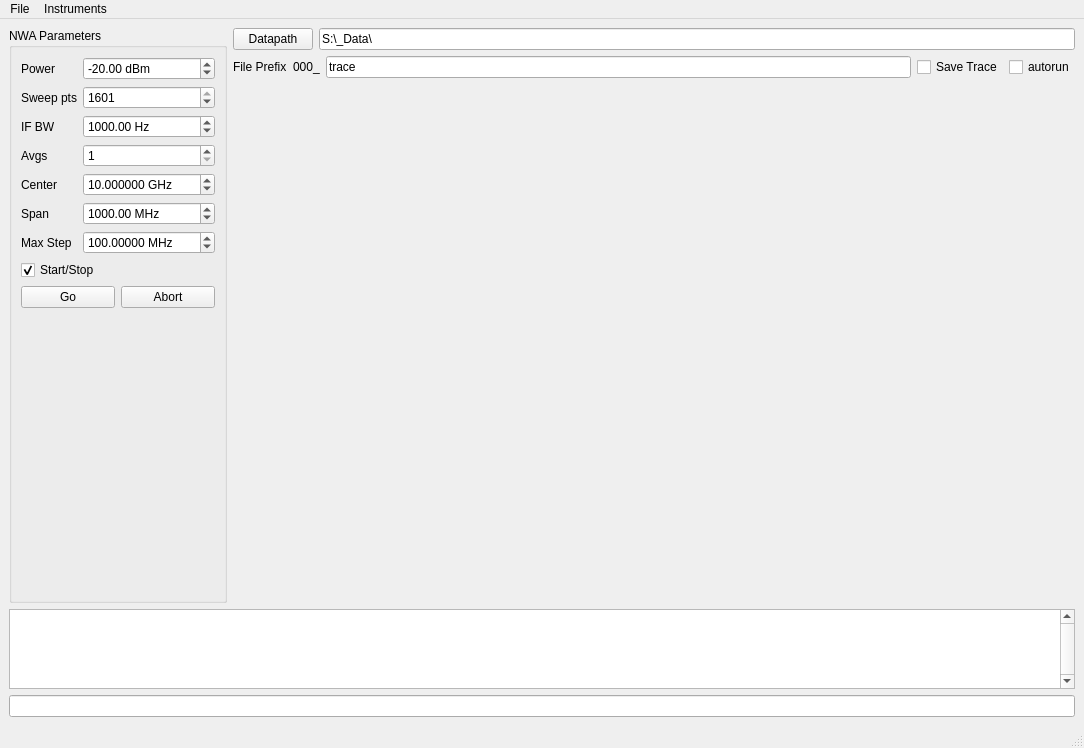
<?xml version="1.0" encoding="UTF-8"?>
<ui version="4.0">
 <class>NWAWindow</class>
 <widget class="QMainWindow" name="NWAWindow">
  <property name="geometry">
   <rect>
    <x>0</x>
    <y>0</y>
    <width>1084</width>
    <height>748</height>
   </rect>
  </property>
  <property name="windowTitle">
   <string>Network Analyzer Interface</string>
  </property>
  <widget class="QWidget" name="centralwidget">
   <layout class="QVBoxLayout" name="verticalLayout_4">
    <item>
     <layout class="QHBoxLayout" name="horizontalLayout">
      <item>
       <widget class="QGroupBox" name="groupBox">
        <property name="title">
         <string>NWA Parameters</string>
        </property>
        <layout class="QVBoxLayout" name="verticalLayout_3">
         <item>
          <layout class="QFormLayout" name="formLayout">
           <property name="fieldGrowthPolicy">
            <enum>QFormLayout::AllNonFixedFieldsGrow</enum>
           </property>
           <item row="0" column="0">
            <widget class="QLabel" name="label">
             <property name="text">
              <string>Power</string>
             </property>
            </widget>
           </item>
           <item row="1" column="0">
            <widget class="QLabel" name="label_2">
             <property name="text">
              <string>Sweep pts</string>
             </property>
            </widget>
           </item>
           <item row="2" column="0">
            <widget class="QLabel" name="label_3">
             <property name="text">
              <string>IF BW</string>
             </property>
            </widget>
           </item>
           <item row="3" column="0">
            <widget class="QLabel" name="label_4">
             <property name="text">
              <string>Avgs</string>
             </property>
            </widget>
           </item>
           <item row="4" column="0">
            <widget class="QLabel" name="centerstartLabel">
             <property name="text">
              <string>Center</string>
             </property>
            </widget>
           </item>
           <item row="5" column="0">
            <widget class="QLabel" name="spanstopLabel">
             <property name="text">
              <string>Span</string>
             </property>
            </widget>
           </item>
           <item row="0" column="1">
            <widget class="QDoubleSpinBox" name="powerSpinBox">
             <property name="suffix">
              <string> dBm</string>
             </property>
             <property name="minimum">
              <double>-100.000000000000000</double>
             </property>
             <property name="maximum">
              <double>10.000000000000000</double>
             </property>
             <property name="value">
              <double>-20.000000000000000</double>
             </property>
            </widget>
           </item>
           <item row="1" column="1">
            <widget class="QSpinBox" name="sweep_ptsSpinBox">
             <property name="maximum">
              <number>1601</number>
             </property>
             <property name="value">
              <number>1601</number>
             </property>
            </widget>
           </item>
           <item row="2" column="1">
            <widget class="QDoubleSpinBox" name="ifbwSpinBox">
             <property name="suffix">
              <string> Hz</string>
             </property>
             <property name="minimum">
              <double>10.000000000000000</double>
             </property>
             <property name="maximum">
              <double>1000000.000000000000000</double>
             </property>
             <property name="value">
              <double>1000.000000000000000</double>
             </property>
            </widget>
           </item>
           <item row="3" column="1">
            <widget class="QSpinBox" name="avgsSpinBox">
             <property name="minimum">
              <number>1</number>
             </property>
            </widget>
           </item>
           <item row="4" column="1">
            <widget class="QDoubleSpinBox" name="centerstartSpinBox">
             <property name="suffix">
              <string> GHz</string>
             </property>
             <property name="decimals">
              <number>6</number>
             </property>
             <property name="maximum">
              <double>20.000000000000000</double>
             </property>
             <property name="singleStep">
              <double>0.100000000000000</double>
             </property>
             <property name="value">
              <double>10.000000000000000</double>
             </property>
            </widget>
           </item>
           <item row="5" column="1">
            <widget class="QDoubleSpinBox" name="spanstopSpinBox">
             <property name="sizePolicy">
              <sizepolicy hsizetype="Minimum" vsizetype="Fixed">
               <horstretch>0</horstretch>
               <verstretch>0</verstretch>
              </sizepolicy>
             </property>
             <property name="suffix">
              <string> MHz</string>
             </property>
             <property name="maximum">
              <double>20000.000000000000000</double>
             </property>
             <property name="value">
              <double>1000.000000000000000</double>
             </property>
            </widget>
           </item>
           <item row="6" column="0">
            <widget class="QLabel" name="label_5">
             <property name="text">
              <string>Max Step</string>
             </property>
            </widget>
           </item>
           <item row="6" column="1">
            <widget class="QDoubleSpinBox" name="resolutionSpinBox">
             <property name="suffix">
              <string> MHz</string>
             </property>
             <property name="decimals">
              <number>5</number>
             </property>
             <property name="minimum">
              <double>0.000010000000000</double>
             </property>
             <property name="maximum">
              <double>999999999.000000000000000</double>
             </property>
             <property name="singleStep">
              <double>0.000010000000000</double>
             </property>
             <property name="value">
              <double>100.000000000000000</double>
             </property>
            </widget>
           </item>
          </layout>
         </item>
         <item>
          <widget class="QCheckBox" name="centerspanstartstopCheckBox">
           <property name="text">
            <string>Start/Stop</string>
           </property>
           <property name="checked">
            <bool>true</bool>
           </property>
          </widget>
         </item>
         <item>
          <layout class="QHBoxLayout" name="horizontalLayout_2">
           <item>
            <widget class="QPushButton" name="go_button">
             <property name="text">
              <string>Go</string>
             </property>
            </widget>
           </item>
           <item>
            <widget class="QPushButton" name="abort_button">
             <property name="text">
              <string>Abort</string>
             </property>
            </widget>
           </item>
          </layout>
         </item>
         <item>
          <spacer name="verticalSpacer">
           <property name="orientation">
            <enum>Qt::Vertical</enum>
           </property>
           <property name="sizeHint" stdset="0">
            <size>
             <width>20</width>
             <height>40</height>
            </size>
           </property>
          </spacer>
         </item>
        </layout>
       </widget>
      </item>
      <item>
       <layout class="QVBoxLayout" name="verticalLayout">
        <item>
         <layout class="QHBoxLayout" name="horizontalLayout_3">
          <item>
           <widget class="QPushButton" name="datapathButton">
            <property name="text">
             <string>Datapath</string>
            </property>
           </widget>
          </item>
          <item>
           <widget class="QLineEdit" name="datapathLineEdit">
            <property name="text">
             <string>S:\_Data\</string>
            </property>
           </widget>
          </item>
         </layout>
        </item>
        <item>
         <layout class="QHBoxLayout" name="horizontalLayout_6">
          <item>
           <widget class="QLabel" name="label_20">
            <property name="text">
             <string>File Prefix</string>
            </property>
           </widget>
          </item>
          <item>
           <widget class="QLabel" name="filenumberLabel">
            <property name="text">
             <string>000_</string>
            </property>
           </widget>
          </item>
          <item>
           <widget class="QLineEdit" name="prefixLineEdit">
            <property name="text">
             <string>trace</string>
            </property>
           </widget>
          </item>
          <item>
           <widget class="QCheckBox" name="saveCheckBox">
            <property name="text">
             <string>Save Trace</string>
            </property>
           </widget>
          </item>
          <item>
           <widget class="QCheckBox" name="autoRunCheckBox">
            <property name="text">
             <string>autorun</string>
            </property>
           </widget>
          </item>
         </layout>
        </item>
        <item>
         <widget class="CurveWidget" name="magplotwidget">
          <property name="orientation">
           <enum>Qt::Horizontal</enum>
          </property>
         </widget>
        </item>
        <item>
         <widget class="CurveWidget" name="phaseplotwidget">
          <property name="orientation">
           <enum>Qt::Horizontal</enum>
          </property>
         </widget>
        </item>
       </layout>
      </item>
     </layout>
    </item>
    <item>
     <layout class="QVBoxLayout" name="verticalLayout_2">
      <item>
       <widget class="QTextBrowser" name="message_box">
        <property name="sizePolicy">
         <sizepolicy hsizetype="Expanding" vsizetype="Maximum">
          <horstretch>0</horstretch>
          <verstretch>0</verstretch>
         </sizepolicy>
        </property>
        <property name="maximumSize">
         <size>
          <width>16777215</width>
          <height>80</height>
         </size>
        </property>
        <property name="verticalScrollBarPolicy">
         <enum>Qt::ScrollBarAlwaysOn</enum>
        </property>
        <property name="html">
         <string>&lt;!DOCTYPE HTML PUBLIC &quot;-//W3C//DTD HTML 4.0//EN&quot; &quot;http://www.w3.org/TR/REC-html40/strict.dtd&quot;&gt;
&lt;html&gt;&lt;head&gt;&lt;meta name=&quot;qrichtext&quot; content=&quot;1&quot; /&gt;&lt;style type=&quot;text/css&quot;&gt;
p, li { white-space: pre-wrap; }
&lt;/style&gt;&lt;/head&gt;&lt;body style=&quot; font-family:'MS Shell Dlg 2'; font-size:8.25pt; font-weight:400; font-style:normal;&quot;&gt;
&lt;p style=&quot;-qt-paragraph-type:empty; margin-top:0px; margin-bottom:0px; margin-left:0px; margin-right:0px; -qt-block-indent:0; text-indent:0px; font-size:8pt;&quot;&gt;&lt;/p&gt;&lt;/body&gt;&lt;/html&gt;</string>
        </property>
       </widget>
      </item>
      <item>
       <widget class="QLineEdit" name="cmd_lineEdit"/>
      </item>
     </layout>
    </item>
   </layout>
  </widget>
  <widget class="QMenuBar" name="menubar">
   <property name="geometry">
    <rect>
     <x>0</x>
     <y>0</y>
     <width>1084</width>
     <height>21</height>
    </rect>
   </property>
   <widget class="QMenu" name="menuFile">
    <property name="title">
     <string>File</string>
    </property>
    <widget class="QMenu" name="menuSave">
     <property name="title">
      <string>Save..</string>
     </property>
     <addaction name="actionExperimental_Settings"/>
     <addaction name="actionExperimental_and_Instrument_Settings"/>
    </widget>
    <addaction name="menuSave"/>
    <addaction name="actionLoad"/>
   </widget>
   <widget class="QMenu" name="menuInstruments">
    <property name="title">
     <string>Instruments</string>
    </property>
   </widget>
   <addaction name="menuFile"/>
   <addaction name="menuInstruments"/>
  </widget>
  <widget class="QStatusBar" name="statusbar"/>
  <action name="actionExperimental_Settings">
   <property name="text">
    <string>Experimental Settings</string>
   </property>
  </action>
  <action name="actionExperimental_and_Instrument_Settings">
   <property name="text">
    <string>Experimental and Instrument Settings</string>
   </property>
  </action>
  <action name="actionLoad">
   <property name="text">
    <string>Load</string>
   </property>
  </action>
 </widget>
 <customwidgets>
  <customwidget>
   <class>CurveWidget</class>
   <extends>QSplitter</extends>
   <header>guiqwt.plot</header>
  </customwidget>
 </customwidgets>
 <resources/>
 <connections/>
</ui>
